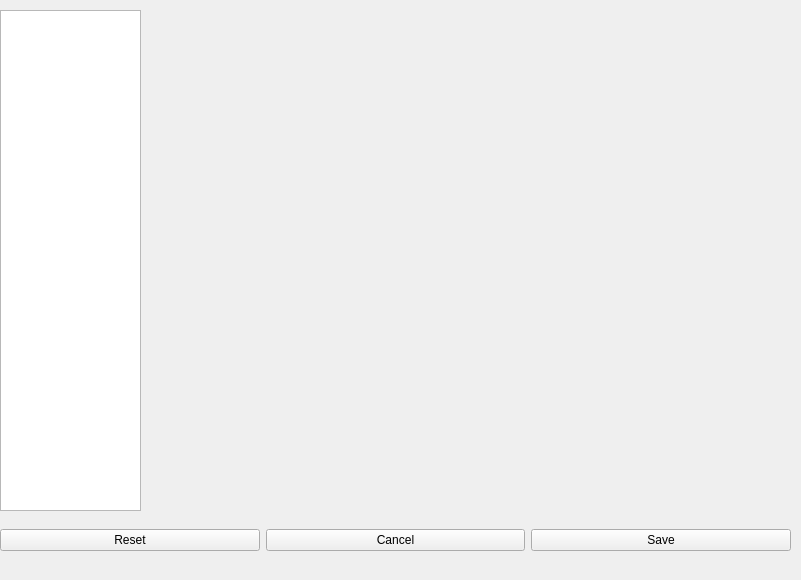
<?xml version="1.0" encoding="UTF-8"?>
<ui version="4.0">
 <class>settings_ui</class>
 <widget class="QWidget" name="settings_ui">
  <property name="geometry">
   <rect>
    <x>0</x>
    <y>0</y>
    <width>801</width>
    <height>580</height>
   </rect>
  </property>
  <property name="windowTitle">
   <string>Settings</string>
  </property>
  <widget class="QListWidget" name="settings_list">
   <property name="geometry">
    <rect>
     <x>0</x>
     <y>10</y>
     <width>141</width>
     <height>501</height>
    </rect>
   </property>
  </widget>
  <widget class="QStackedWidget" name="settings_stack">
   <property name="geometry">
    <rect>
     <x>150</x>
     <y>10</y>
     <width>640</width>
     <height>480</height>
    </rect>
   </property>
   <property name="currentIndex">
    <number>-1</number>
   </property>
  </widget>
  <widget class="QWidget" name="horizontalLayoutWidget">
   <property name="geometry">
    <rect>
     <x>0</x>
     <y>520</y>
     <width>791</width>
     <height>41</height>
    </rect>
   </property>
   <layout class="QHBoxLayout" name="settings_button_layout">
    <item>
     <widget class="QPushButton" name="reset_button">
      <property name="text">
       <string>Reset</string>
      </property>
     </widget>
    </item>
    <item>
     <widget class="QPushButton" name="cancel_button">
      <property name="text">
       <string>Cancel</string>
      </property>
     </widget>
    </item>
    <item>
     <widget class="QPushButton" name="save_button">
      <property name="text">
       <string>Save</string>
      </property>
     </widget>
    </item>
   </layout>
  </widget>
 </widget>
 <resources/>
 <connections/>
</ui>
